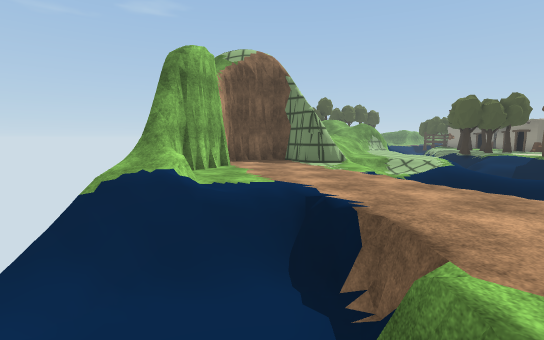
view 1 (above)

22 first-person views from a walk through a Unity game level. The camera is 1.4 m above the floor, tilts 6° down and sees 85° across. The floor is counted in squares, 2 m on a side. Each view is taken from the middle of a square. On the plan, view 1 faces up. The plan holds only what a view shows up to about 10 squares ahead; the rest is blank. The place goes on beyond the plan. Some animated figures are left out. Some surface patterns are stand-ins.

view 2
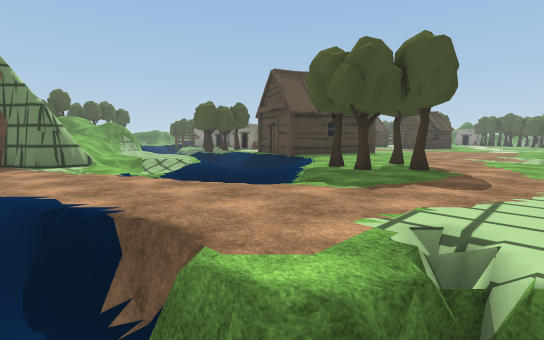

view 3
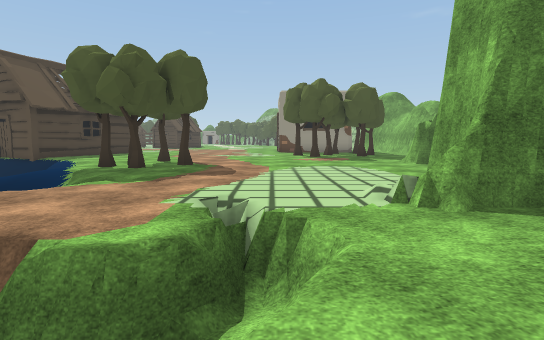

view 4
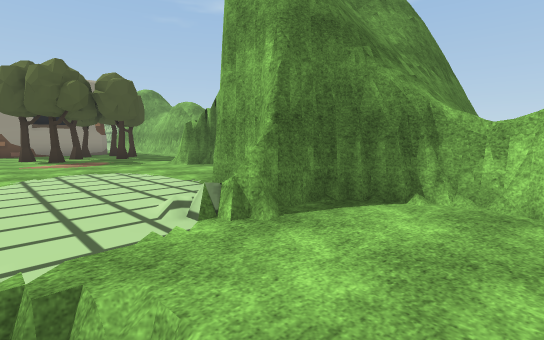

view 5
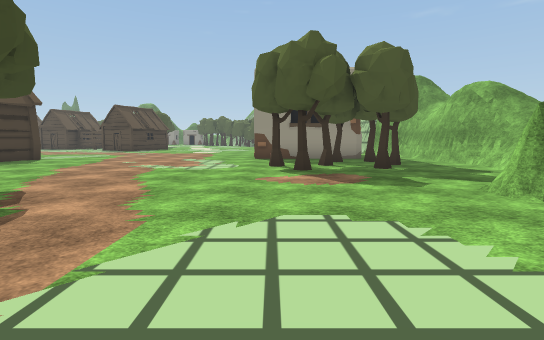

view 6
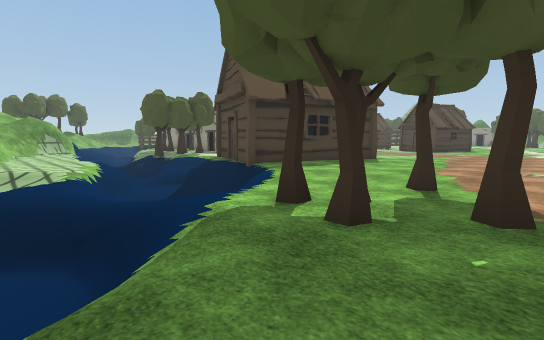

view 7
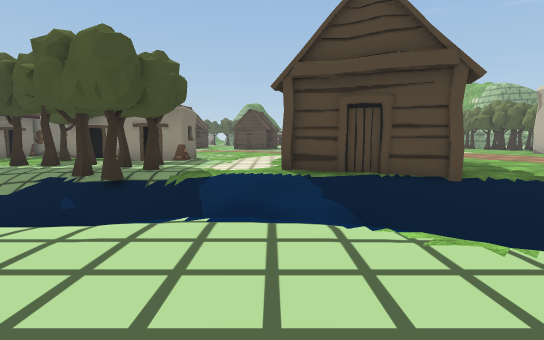

view 8
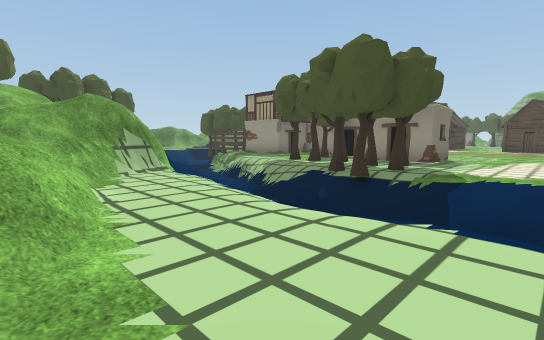

view 9
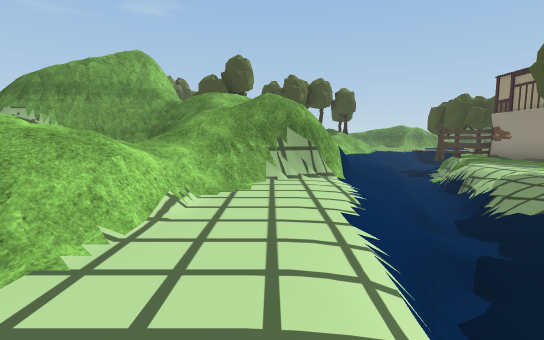

view 10
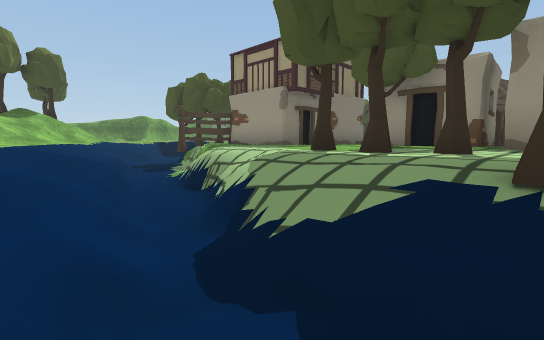

view 11
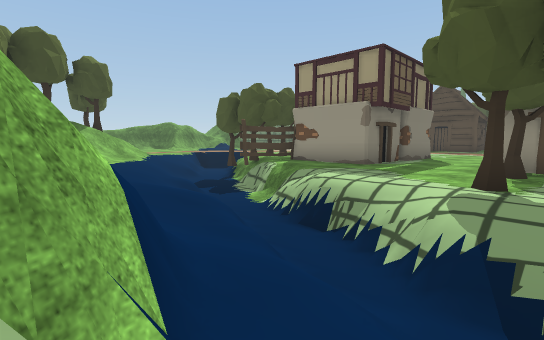

view 12
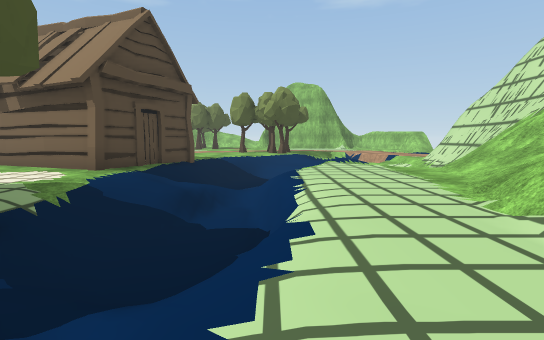

view 13
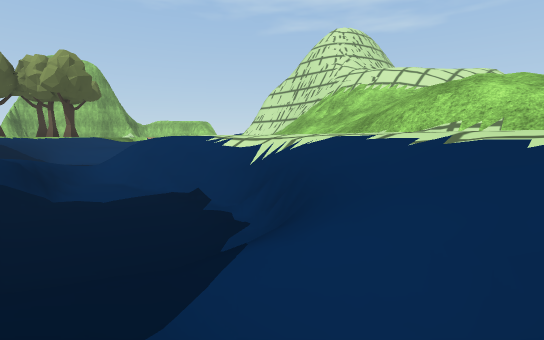

view 14
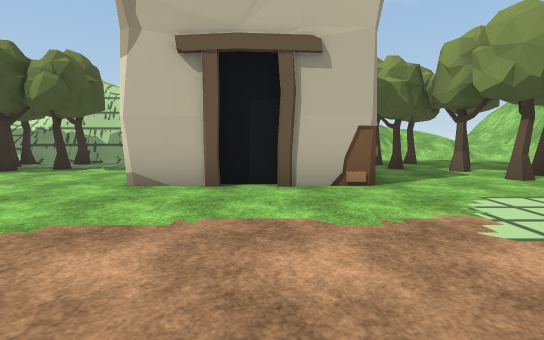

view 15
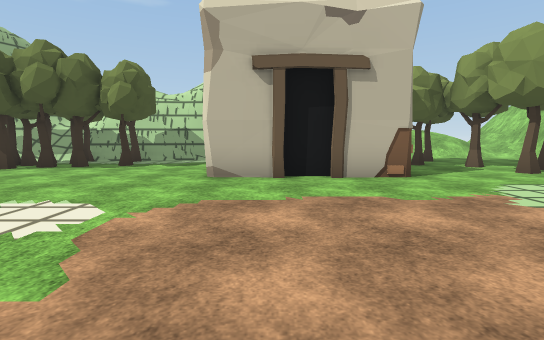

view 16
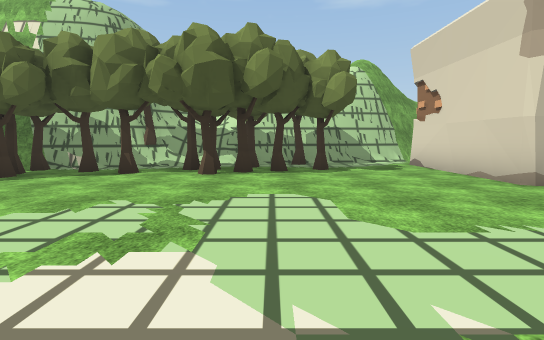

view 17
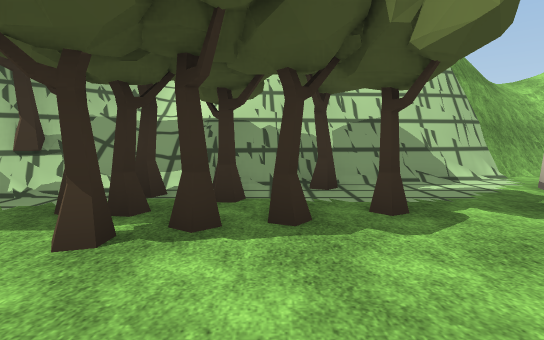

view 18
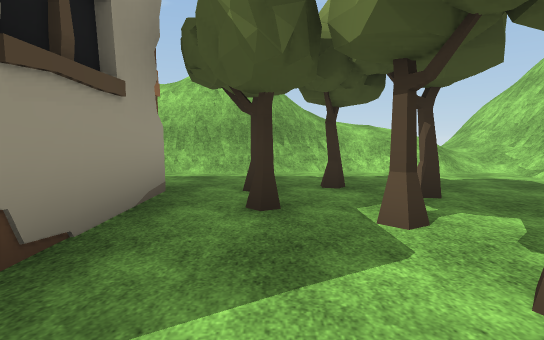

view 19
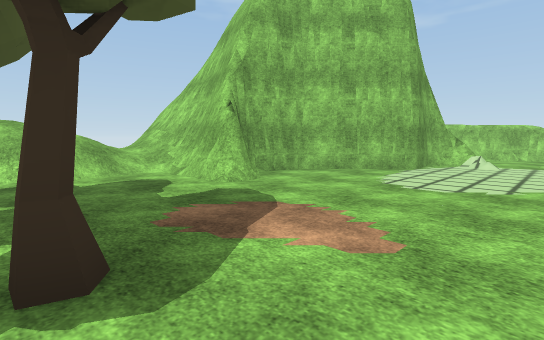

view 20
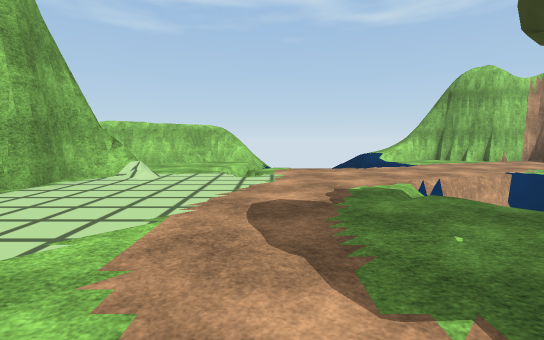

view 21
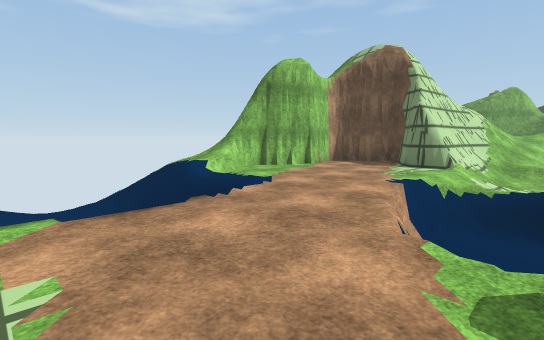

view 22
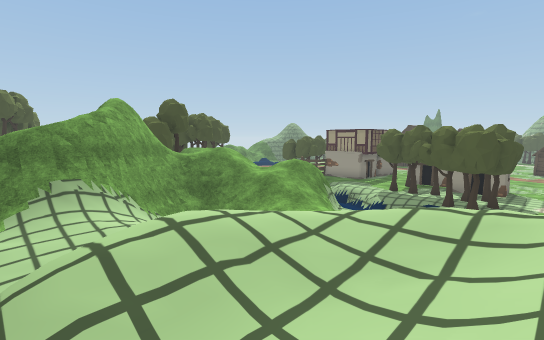

### Floor plan
Key: @ floor where view 1 was taken; # wall or solid block; . main floor; - floor 0.25 m lower than the main floor; _ floor 1.25 m lower than the main floor; < floor 1.5 m lower than the main floor; / step, stairs or slope; = window, fence, low wall or low ledge; v drop or lower ground; T tree; C crate; F fence.
Columns run from 3 left of view 1 to 28 right of it. Each row starts with its distance up from view 1.
 24            .///==F
 23      #/    ////=..#
 22     ##///  ///v/..####
 21  #####=//  ///v.......
 20  //// ////#//<v.......
 19  ///  ///##//_.T.T#
 18  //   ///=////.T..##C
 17        //.////.T..# C
 16        //////TT.# #
 15  ///// //.=</TTT###
 14  ///////..v<//......
 13  ////=/...v<//......
 12   ##=#/...=///....
 11   ####/...////##.
 10  #####/////<//####
  9  #..##///=<<=## #
  8  #....////<</.####
  7  #....///////....#
  6 ##.../#/////......
  5  /....v</.......... .
  4  ///..=/-.T...........   .
  3  ////../.T.T........... ...
  2  /<<=.....T.................
  1  // //.......................
  0  #/@==........................
 -1  #//...........T..####........T
 -2  ##/.#........T...#  #....T.TTT
 -3   ##.###.......TT.#  #..TTTT #T#
 -4    ### ##..#..TTT.#  #..T#TT####
 -5         ####....... ..########
 -6           ##//.....####vvv  #
 -7           #////######
 -8           #/////////
 -9           #/

Positions as (right, up) in squares from view 1, and headings:
1: (0, 0), facing up
2: (0, 0), facing up-right
3: (-1, 0), facing right
4: (0, 0), facing down-right
5: (4, -1), facing right
6: (4, 2), facing up-right
7: (4, 12), facing right
8: (4, 12), facing up-right
9: (6, 13), facing up
10: (8, 16), facing up-right
11: (7, 18), facing up-right
12: (7, 18), facing down
13: (9, 17), facing down-left
14: (16, 4), facing down
15: (17, 5), facing down
16: (22, 4), facing down
17: (22, 0), facing down
18: (13, 0), facing down
19: (11, 0), facing down-left
20: (8, 1), facing left
21: (4, 1), facing up-left
22: (-2, 13), facing up-right
